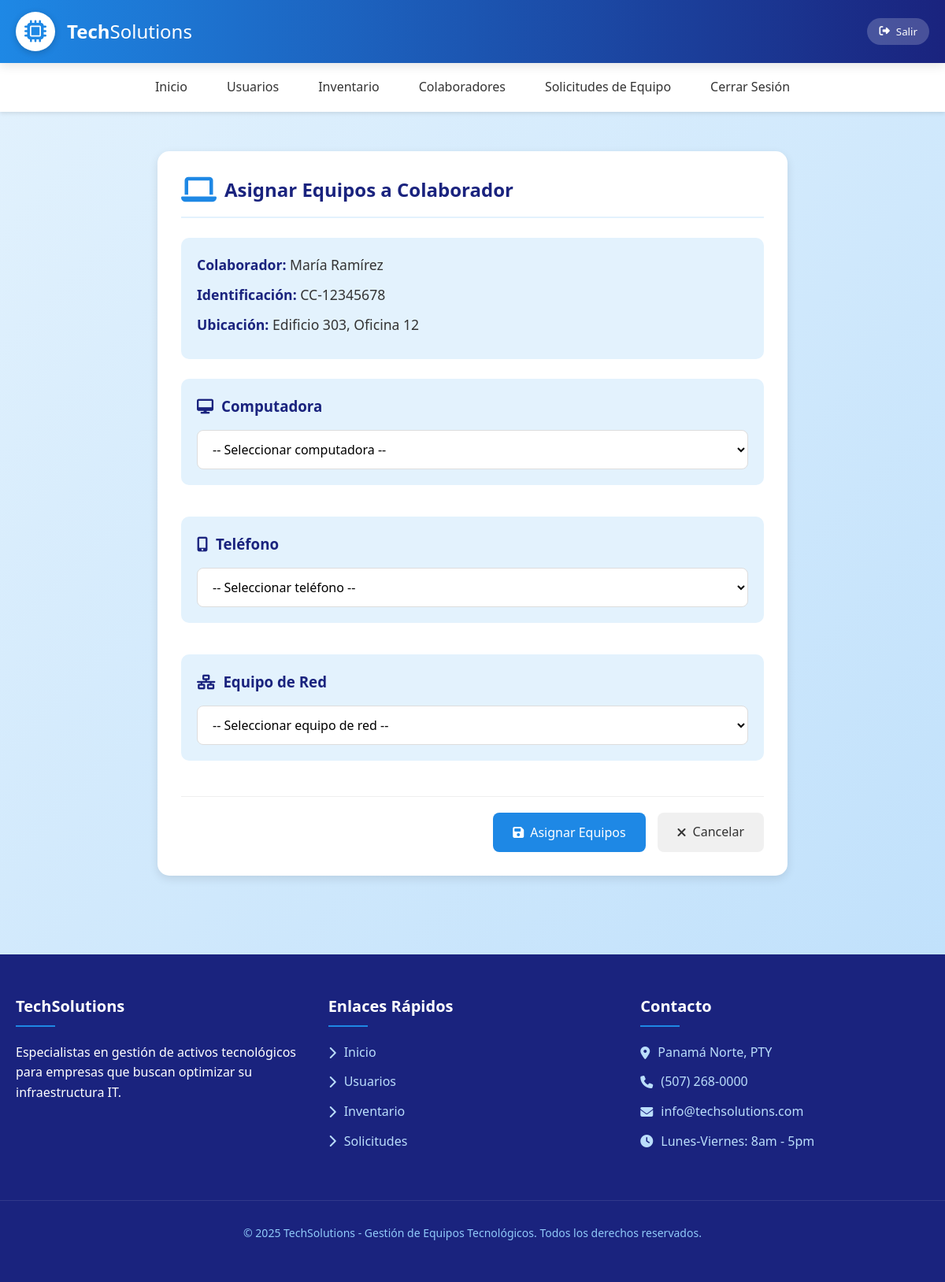
The app's page /cmdb/public/asignar_equipo.php?id_colaborador=1 (signed in) with its own data.
### tables this page shows
CREATE TABLE IF NOT EXISTS `colaboradores` (
  `id` int NOT NULL AUTO_INCREMENT,
  `nombre` varchar(50) NOT NULL,
  `apellido` varchar(50) NOT NULL,
  `identificacion` varchar(30) NOT NULL,
  `foto` varchar(255) DEFAULT NULL,
  `ubicacion` varchar(100) DEFAULT NULL,
  `telefono` varchar(20) DEFAULT NULL,
  `correo` varchar(100) DEFAULT NULL,
  `estado` enum('activo','inactivo') DEFAULT 'activo',
  PRIMARY KEY (`id`),
  UNIQUE KEY `identificacion` (`identificacion`)
);

### cmdb/models/Conexion.php (called while the page is built, shortened)
<?php
class Conexion {
    public static function conectar() {
        try {
            $pdo = new PDO("mysql:host=" . DB_HOST . ";dbname=" . DB_NAME, DB_USER, DB_PASS);
            $pdo->setAttribute(PDO::ATTR_ERRMODE, PDO::ERRMODE_EXCEPTION);
            return $pdo;
        } catch (PDOException $e) {
            die("Error de conexión: " . $e->getMessage());
        }
    }
}

### cmdb/models/Colaborador.php (called while the page is built, shortened)
<?php
require_once 'Conexion.php';
class Colaborador
{
    private $pdo;
    public function __construct()
    {
        $this->pdo = Conexion::conectar();
    }
    public function findById($id)
    {
        $sql = "SELECT * FROM colaboradores WHERE id = ? LIMIT 1";
        $stmt = $this->pdo->prepare($sql);
        $stmt->execute([$id]);
        return $stmt->fetch(PDO::FETCH_ASSOC);
    }
}
?>

### cmdb/public/asignar_equipo.php (the view, shortened to what this page needs)
<?php
require_once __DIR__ . '/../models/Colaborador.php';
$colaboradorModel = new Colaborador();
$id_colaborador = $_GET['id_colaborador'] ?? null;
$colaborador = null;
if ($id_colaborador) {
    $colaborador = $colaboradorModel->findById($id_colaborador);
}
?>
<!DOCTYPE html>
<html lang="es">
<head>
    <link rel="stylesheet" href="https://cdnjs.cloudflare.com/ajax/libs/font-awesome/6.4.0/css/all.min.css">
</head>
<body>
    <header>
        <div class="header-container container">
            <div class="logo">
                <div class="logo-icon">
                    <i class="fas fa-microchip"></i>
                </div>
                <div class="logo-text">Tech<span>Solutions</span></div>
            </div>
            <div class="user-info">
                <button class="logout-btn" onclick="window.location.href='logout.php'">
                    <i class="fas fa-sign-out-alt"></i> Salir
                </button>
            </div>
        </div>
    </header>
    <?php include __DIR__ . '/menu.php'; ?>
    <div class="container">
        <div class="form-container">
            <div class="form-header">
                <h2><i class="fas fa-laptop"></i> Asignar Equipos a Colaborador</h2>
            </div>
            <?php if ($colaborador): ?>
                <div class="colaborador-info">
                    <p><strong>Colaborador:</strong> <?= htmlspecialchars($colaborador['nombre']) . " " . htmlspecialchars($colaborador['apellido']) ?></p>
                    <p><strong>Identificación:</strong> <?= htmlspecialchars($colaborador['identificacion']) ?></p>
                    <p><strong>Ubicación:</strong> <?= htmlspecialchars($colaborador['ubicacion'] ?? 'No especificada') ?></p>
                </div>
                <form method="post">
                    <div class="form-grid">
                        <div class="equipo-section">
                            <h3><i class="fas fa-desktop"></i> Computadora</h3>
                            <select name="computadora_id" class="form-control">
                                <option value="">-- Seleccionar computadora --</option>
                            </select>
                        </div>
                        <div class="equipo-section">
                            <h3><i class="fas fa-mobile-alt"></i> Teléfono</h3>
                            <select name="telefono_id" class="form-control">
                                <option value="">-- Seleccionar teléfono --</option>
                            </select>
                        </div>
                        <div class="equipo-section">
                            <h3><i class="fas fa-network-wired"></i> Equipo de Red</h3>
                            <select name="red_id" class="form-control">
                                <option value="">-- Seleccionar equipo de red --</option>
                            </select>
                        </div>
                    </div>
                    <div class="form-actions">
                        <button type="submit" class="btn btn-primary">
                            <i class="fas fa-save"></i> Asignar Equipos
                        </button>
                        <a href="colaboradores_listar.php" class="btn btn-secondary">
                            <i class="fas fa-times"></i> Cancelar
                        </a>
                    </div>
                </form>
            <?php endif; ?>
        </div>
    </div>
    <footer>
        <div class="container footer-container">
            <div class="footer-section">
                <h3 class="footer-title">TechSolutions</h3>
                <p>Especialistas en gestión de activos tecnológicos para empresas que buscan optimizar su infraestructura IT.</p>
            </div>
            <div class="footer-section">
                <h3 class="footer-title">Enlaces Rápidos</h3>
                <ul class="footer-links">
                    <li><a href="dashboard.php"><i class="fas fa-chevron-right"></i> Inicio</a></li>
                    <li><a href="usuarios_listar.php"><i class="fas fa-chevron-right"></i> Usuarios</a></li>
                    <li><a href="inventario_listar.php"><i class="fas fa-chevron-right"></i> Inventario</a></li>
                    <li><a href="necesidades_listar.php"><i class="fas fa-chevron-right"></i> Solicitudes</a></li>
                </ul>
            </div>
            <div class="footer-section">
                <h3 class="footer-title">Contacto</h3>
                <ul class="footer-links">
                    <li><a href="#"><i class="fas fa-map-marker-alt"></i> Panamá Norte, PTY</a></li>
                    <li><a href="#"><i class="fas fa-phone"></i> (507) 268-0000</a></li>
                    <li><a href="#"><i class="fas fa-envelope"></i> info@techsolutions.com</a></li>
                    <li><a href="#"><i class="fas fa-clock"></i> Lunes-Viernes: 8am - 5pm</a></li>
                </ul>
            </div>
        </div>
        <div class="copyright container">
            &copy; 2025 TechSolutions - Gestión de Equipos Tecnológicos. Todos los derechos reservados.
        </div>
    </footer>
</body>
</html>

### cmdb/public/asignar_equipo.php (style rules this page uses)
* { margin: 0; padding: 0; box-sizing: border-box; font-family: 'Segoe UI', Tahoma, Geneva, Verdana, sans-serif; }
:root { --primary: #1e88e5; --primary-dark: #1565c0; --secondary: #0d47a1; --light: #e3f2fd; --dark: #1a237e; --gray: #f5f5f5; --text: #333; --white: #ffffff; --shadow: 0 4px 12px rgba(0, 0, 0, 0.1); --success: #43a047; --error: #e53935; --warning: #ff9800; }
body { background: linear-gradient(135deg, #e3f2fd, #bbdefb); color: var(--text); min-height: 100vh; line-height: 1.6; }
.container { max-width: 1200px; margin: 0 auto; padding: 20px; }
header { background: linear-gradient(to right, var(--primary), var(--dark)); color: var(--white); box-shadow: var(--shadow); position: sticky; top: 0; z-index: 100; }
.header-container { display: flex; justify-content: space-between; align-items: center; padding: 15px 20px; }
.logo { display: flex; align-items: center; gap: 15px; }
.logo-icon { font-size: 28px; background: var(--white); color: var(--primary); width: 50px; height: 50px; border-radius: 50%; display: flex; align-items: center; justify-content: center; box-shadow: 0 2px 8px rgba(0,0,0,0.2); }
.logo-text { font-size: 24px; font-weight: 700; }
.logo-text span { font-weight: 300; }
.user-info { display: flex; align-items: center; gap: 15px; }
.logout-btn { background: rgba(255,255,255,0.2); border: none; padding: 8px 15px; border-radius: 30px; color: var(--white); cursor: pointer; transition: all 0.3s; display: flex; align-items: center; gap: 8px; }
.form-container { background: var(--white); border-radius: 15px; padding: 30px; margin: 30px auto; box-shadow: var(--shadow); max-width: 800px; }
.form-header { display: flex; align-items: center; justify-content: space-between; margin-bottom: 25px; padding-bottom: 15px; border-bottom: 2px solid var(--light); }
.form-header h2 { color: var(--dark); display: flex; align-items: center; gap: 10px; }
.form-header i { color: var(--primary); font-size: 1.5em; }
.form-grid { display: grid; grid-template-columns: 1fr; gap: 20px; margin-bottom: 25px; }
.equipo-section { background: var(--light); padding: 20px; border-radius: 10px; margin-bottom: 20px; }
.equipo-section h3 { color: var(--dark); margin-bottom: 15px; display: flex; align-items: center; gap: 10px; }
.form-control { width: 100%; padding: 12px 15px; border: 1px solid #ddd; border-radius: 8px; background: var(--white); font-size: 16px; transition: all 0.3s; }
.form-actions { display: flex; gap: 15px; justify-content: flex-end; margin-top: 20px; padding-top: 20px; border-top: 1px solid #eee; }
.btn { display: inline-flex; align-items: center; gap: 8px; padding: 12px 25px; border-radius: 8px; text-decoration: none; font-weight: 500; transition: all 0.3s; border: none; cursor: pointer; font-size: 16px; }
.btn-primary { background: var(--primary); color: var(--white); }
.btn-secondary { background: #f0f0f0; color: var(--text); }
.colaborador-info { background: var(--light); padding: 20px; border-radius: 10px; margin-bottom: 25px; }
.colaborador-info p { margin-bottom: 10px; font-size: 1.1rem; }
.colaborador-info strong { color: var(--dark); }
footer { background: var(--dark); color: var(--white); padding: 30px 0; margin-top: 50px; }
.footer-container { display: flex; justify-content: space-between; flex-wrap: wrap; gap: 30px; }
.footer-section { flex: 1; min-width: 250px; }
.footer-title { font-size: 20px; margin-bottom: 20px; position: relative; padding-bottom: 10px; }
.footer-title::after { content: ''; position: absolute; bottom: 0; left: 0; width: 50px; height: 2px; background: var(--primary); }
.footer-links { list-style: none; }
.footer-links li { margin-bottom: 12px; }
.footer-links a { color: #bbdefb; text-decoration: none; transition: all 0.3s; display: flex; align-items: center; gap: 10px; }
.copyright { text-align: center; padding-top: 30px; margin-top: 30px; border-top: 1px solid rgba(255,255,255,0.1); color: #90caf9; font-size: 14px; }

### records on screen
colaboradores: nombre "María", apellido "Ramírez", identificacion "CC-12345678", ubicacion "Edificio 303, Oficina 12"
